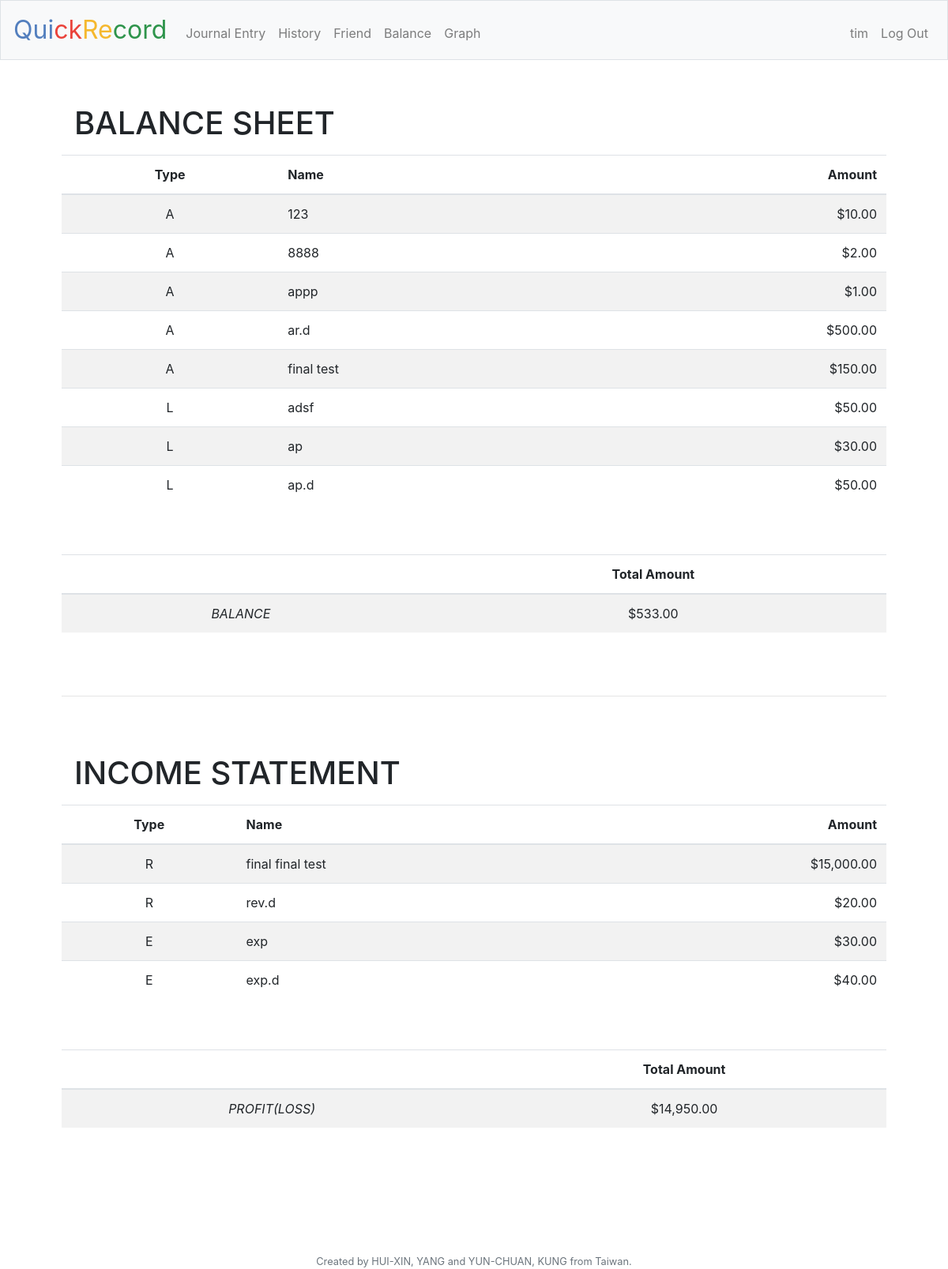
/ (signed in), run on the app's committed database.
### tables this page shows
CREATE TABLE accounts (
    id integer primary KEY,
    user_id integer not null,
    type text not null,
    name text not null,
    share text,
    sharestatus text,
    shareaccountid integer,
    note text,
    initial numeric default 0,
    amount numeric default 0,
    asker_id integer,
    FOREIGN KEY(user_id) REFERENCES users(id)
);

### application.py (the view)
@app.route("/")
@login_required
def index():
    A_balances, L_balances, R_balances, E_balances, balance, profit = allaccounts_gt0()
    return render_template("index.html", A_balances=A_balances, L_balances=L_balances, R_balances=R_balances, E_balances=E_balances, balance=balance, profit=profit)

### application.py (called while the page is built)
@app.after_request
def after_request(response):
    response.headers["Cache-Control"] = "no-cache, no-store, must-revalidate"
    response.headers["Expires"] = 0
    response.headers["Pragma"] = "no-cache"
    return response

@login_required
def allaccounts_gt0():
    noshare="None"
    share="Shared"
    pending="Waiting for approval"
    rows = db.execute("""
        SELECT *
        FROM accounts
        WHERE user_id=:user_id and (sharestatus=:noshare or sharestatus=:share or sharestatus=:pending)
        GROUP by name
        HAVING amount >0;
    """, user_id=session["user_id"], noshare=noshare, share=share, pending=pending)
    A_balances, L_balances, R_balances, E_balances, balance, profit = accountformat(rows)
    return (A_balances, L_balances, R_balances, E_balances, balance, profit)

### helpers.py (called while the page is built, shortened)
def login_required(f):
    @wraps(f)
    def decorated_function(*args, **kwargs):
        if session.get("user_id") is None:
            return redirect("/login")
        return f(*args, **kwargs)
    return decorated_function

def usd(value):
    return f"${value:,.2f}"

### templates/index.html (shortened to what this page needs)
{% extends "layout.html" %}
{% block main %}
    <h1 class="navbar navbar-expand-md navbar-light">BALANCE SHEET</h1>
    <table class="table table-striped">
        <thead>
            <tr>
                <th>Type</th>
                <th id="name">Name</th>
                <th id="amount">Amount</th>
            </tr>
        </thead>
        <tbody>
            {% for A_balance in A_balances %}
            <tr>
                <td>{{A_balance["type"]}}</td>
                <td id="name">{{A_balance["name"]}}</td>
                <td id="amount">{{A_balance["amount"]}}</td>
            </tr>
            {% endfor %}
            {% for L_balance in L_balances %}
            <tr>
                <td>{{L_balance["type"]}}</td>
                <td id="name">{{L_balance["name"]}}</td>
                <td id="amount">{{L_balance["amount"]}}</td>
            </tr>
            {% endfor %}
        </tbody>
    </table>
    <br></br>
    <table class="table table-striped">
        <thead>
            <tr>
                <th colspan="4"></th>
                <th>Total Amount</th>
            </tr>
        </thead>
        <tbody>
            <tr>
                <td colspan="4"><em>BALANCE</em></td>
                <td>{{balance}}</td>
            </tr>
        </tbody>
    </table>
    <br></br>
    <hr class="style-one-line" />
    <br></br>
    <h1 class="navbar navbar-expand-md navbar-light">INCOME STATEMENT</h1>
    <table class="table table-striped">
        <thead>
            <tr>
                <th>Type</th>
                <th id="name">Name</th>
                <th id="amount">Amount</th>
            </tr>
        </thead>
        <tbody>
            {% for R_balance in R_balances %}
            <tr>
                <td>{{R_balance["type"]}}</td>
                <td id="name">{{R_balance["name"]}}</td>
                <td id="amount">{{R_balance["amount"]}}</td>
            </tr>
            {% endfor %}
            {% for E_balance in E_balances %}
            <tr>
                <td>{{E_balance["type"]}}</td>
                <td id="name">{{E_balance["name"]}}</td>
                <td id="amount">{{E_balance["amount"]}}</td>
            </tr>
            {% endfor %}
        </tbody>
    </table>
    <br></br>
    <table class="table table-striped">
        <thead>
            <tr>
                <th colspan="4"></th>
                <th>Total Amount</th>
            </tr>
        </thead>
        <tbody>
            <tr>
                <td colspan="4"><em>PROFIT(LOSS)</em></td>
                <td>{{profit}}</td>
            </tr>
        </tbody>
    </table>
{% endblock %}

### static/styles.css (style rules this page uses)
main table { text-align: center; }
#name { text-align: left; }
#amount { text-align: right; }
hr.style-one-line { border: 0; height: 0; border-top: 1px solid rgba(0,0,0,0.1); border-bottom: 1px solid rgba(255,255,255,0.3); }

### data on the page
accounts: type "A", name "123", amount "$10.00"
accounts: type "A", name "8888", amount "$2.00"
accounts: type "A", name "appp", amount "$1.00"
accounts: type "A", name "ar.d", amount "$500.00"
accounts: type "A", name "final test", amount "$150.00"
accounts: type "L", name "adsf", amount "$50.00"
accounts: type "L", name "ap", amount "$30.00"
accounts: type "L", name "ap.d", amount "$50.00"
accounts: type "R", name "final final test", amount "$15,000.00"
accounts: type "R", name "rev.d", amount "$20.00"
accounts: type "E", name "exp", amount "$30.00"
accounts: type "E", name "exp.d", amount "$40.00"

### other printed values
{{ session.user_name }} "tim"
{{ balance }} "$533.00"
{{ profit }} "$14,950.00"
